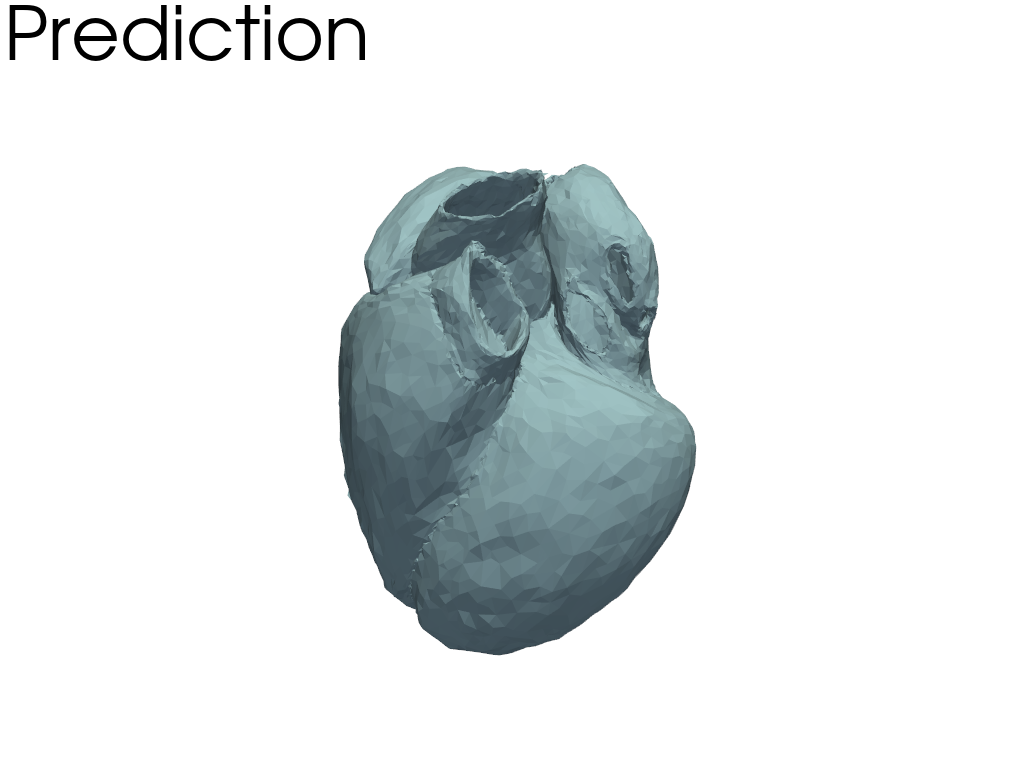
#> input picture ToPlot/subject_1040266_pred.png, 1024 x 768 px
$ jupyter execute --allow-errors Plots.ipynb   (shell and % lines are left out)
#> lines starting #> are read from the running program, lines starting #| are printed output that depends on the picture
[cell 1]
import numpy as np
from utils.SaxImage import SAXImage

#> (the rest of this cell did not finish here and is left out)

[cell 2]
import meshio
import numpy as np

#> (the rest of this cell did not finish here and is left out)

#> (a cell that did not finish here is left out)

[cell 4]
import numpy as np
import meshio
from utils.SaxImage import SAXImage

#> (the rest of this cell did not finish here and is left out)

[cell 5]
import matplotlib.pyplot as plt
import matplotlib.image as mpimg
import numpy as np
from matplotlib.gridspec import GridSpec

def crop_image(img):
    h, w = img.shape[:2]
    crop_h = int(h * 0.1)
    crop_w = int(w * 0.2)
    return img[crop_h:, crop_w:-crop_w]


def create_comparison_grid(subjects, n_rows=5):
    """Create a grid of mesh comparisons with tight column spacing."""
#> called with n_rows = 5
    fig = plt.figure(figsize=(9, n_rows * 3))
    gs = GridSpec(n_rows, 3, figure=fig,
                 wspace=0,  # very small space between columns
                 hspace=0.02)  # small space between rows

    for idx, subject in enumerate(subjects[:n_rows]):
        # Load and crop images
        pred_img = crop_image(mpimg.imread(f"ToPlot/subject_{subject}_pred.png"))
#> in crop_image, `h, w = img.shape[:2]`: h = 768; w = 1024
#> in crop_image, `crop_h = int(h * 0.1)`: crop_h = 76
#> in crop_image, `crop_w = int(w * 0.2)`: crop_w = 204
#> in crop_image, `return img[crop_h:, crop_w:-crop_w]`:
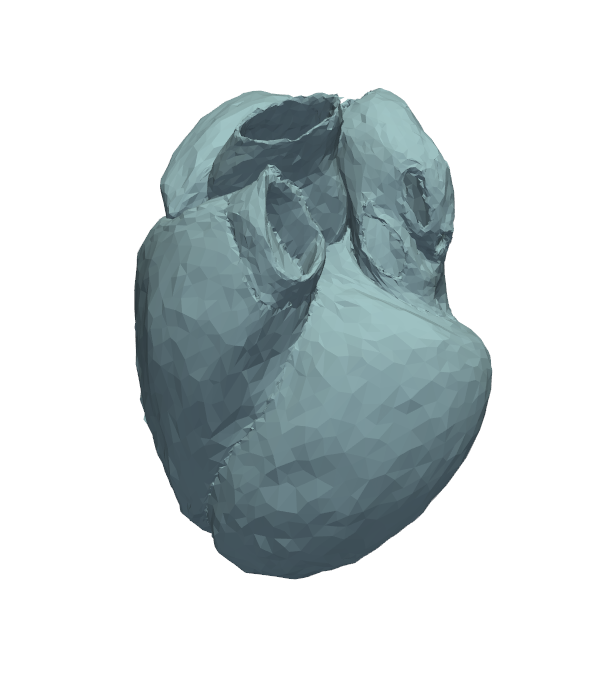
#> returned value: shape (692, 616, 3) float32; mean of channels 0, 1, 2 0.809, 0.839, 0.845; drawn as R, G, B
        gt_img = crop_image(mpimg.imread(f"ToPlot/subject_{subject}_gt.png"))
        comp_img = crop_image(mpimg.imread(f"ToPlot/subject_{subject}_comparison.png"))

        # Add to grid
        for col, (img, title) in enumerate([(pred_img, 'Prediction'),
                                          (gt_img, 'Ground Truth'),
                                          (comp_img, 'Error Map')]):
            ax = fig.add_subplot(gs[idx, col])
            ax.imshow(img)
            ax.axis('off')

            if idx == 0:
                ax.set_title(title, fontsize=12, pad=2)

            if col == 0:
                ax.text(-0.1, 0.5, f'#{subject}',
                       transform=ax.transAxes,
                       verticalalignment='center',
                       horizontalalignment='right',
                       fontsize=10)

    plt.subplots_adjust(left=0.01, right=0.99, top=0.99, bottom=0.01)
    return fig

# Select subjects
selected_subjects = ["1040266", "1382291", "2367690", "2378758"]
time = "time001"

# Create and save the comparison figure
#> (the rest of this cell did not finish here and is left out)

[cell 6]
import matplotlib.pyplot as plt
import matplotlib.image as mpimg
import numpy as np
from matplotlib.gridspec import GridSpec
import os
from utils.SaxImage import SAXImage
import SimpleITK as sitk
import cv2

# [47 lines left out: functions load_subject_data, get_roi_bounds, create_overlay, not called in this run]

def crop_image(img):
    h, w = img.shape[:2]
    crop_h = int(h * 0.1)
    crop_w = int(w * 0.2)
    return img[crop_h:, crop_w:-crop_w]

def create_visualization(subject_ids, timepoint="time001", labels=[50, 100, 150, 200, 250],
                        colors=[(0, 0, 255), (0, 255, 0), (255, 0, 0), (255, 255, 0), (255, 0, 255)]):
    """Create visualization with meshes on left and segmentations on right"""

    # Create figure with GridSpec
    n_subjects = len(subject_ids)
    fig = plt.figure(figsize=(20, 4 * n_subjects))

    # Create GridSpec with 6 columns: 3 for meshes, 3 for slices
    gs = GridSpec(n_subjects, 6, figure=fig, wspace=0.01)

    for idx, subject in enumerate(subject_ids):
        try:
            # Load and plot mesh comparisons first (left side)
            pred_img = crop_image(mpimg.imread(f"ToPlot/subject_{subject}_pred.png"))
            gt_img = crop_image(mpimg.imread(f"ToPlot/subject_{subject}_gt.png"))
            comp_img = crop_image(mpimg.imread(f"ToPlot/subject_{subject}_comparison.png"))

            for col, (img, title) in enumerate([(pred_img, 'Prediction'),
                                              (gt_img, 'Ground Truth'),
                                              (comp_img, 'Error Map')]):
                ax = fig.add_subplot(gs[idx, col])
                ax.imshow(img)
                ax.axis('off')
                if idx == 0:
                    ax.set_title(title, pad=10)
                """
                if col == 0:
                    if idx < 4:
                        label = f"Healthy"
                    else:
                        label = f"Myocardial Infarction"
                    ax.text(0.1, 0.5, label,
                           transform=ax.transAxes,
                           verticalalignment='center',
                           horizontalalignment='right',
                           rotation=90,
                           fontsize=16)
                """
            # Load MRI and segmentation data (right side)
            SaxImage_array, Segmentation_array, GroundTruth_array = load_subject_data(subject, timepoint)

            # Get middle slice
            slice_idx = SaxImage_array.shape[2] // 2

            # Get ROI bounds
            combined_mask = np.logical_or(Segmentation_array[:, :, slice_idx] > 0,
                                        GroundTruth_array[:, :, slice_idx] > 0)
            bounds = get_roi_bounds(combined_mask)
            if bounds is not None:
                y_min, y_max, x_min, x_max = bounds

                # Plot slice visualizations
                # Original
                ax = fig.add_subplot(gs[idx, 3])
                ax.imshow(SaxImage_array[y_min:y_max, x_min:x_max, slice_idx], cmap='gray')
                if idx == 0:
                    ax.set_title('Original', pad=10)
                ax.axis('off')

                # Prediction overlay
                ax = fig.add_subplot(gs[idx, 4])
                pred_overlay = create_overlay(SaxImage_array[y_min:y_max, x_min:x_max, slice_idx].copy(),
                                           Segmentation_array[y_min:y_max, x_min:x_max, slice_idx],
                                           colors, labels)
                ax.imshow(pred_overlay)
                if idx == 0:
                    ax.set_title('Prediction', pad=10)
                ax.axis('off')

                # Ground truth overlay
                ax = fig.add_subplot(gs[idx, 5])
                gt_overlay = create_overlay(SaxImage_array[y_min:y_max, x_min:x_max, slice_idx].copy(),
                                         GroundTruth_array[y_min:y_max, x_min:x_max, slice_idx],
                                         colors, labels)
                ax.imshow(gt_overlay)
                if idx == 0:
                    ax.set_title('Ground Truth', pad=10)
                ax.axis('off')

        except Exception as e:
            print(f"Error processing subject {subject}: {e}")
            continue

    return fig

# Example usage, first 4 are healthy
#selected_subjects = ["1003814", "1038548", "1045632", "1049294", "1040266", "1382291", "2367690", "2378758", "2684247", "2816051"]
selected_subjects = ["1003814", "1038548", "1045632", "1049294", "1040266", "1382291"]
#> selected_subjects = ['1003814', '1038548', '1045632', '1049294', '1040266', '1382291']
timepoint = "time001"

# Create and save the visualization
fig = create_visualization(selected_subjects, timepoint)
#> in create_visualization, `n_subjects = len(subject_ids)`: n_subjects = 6
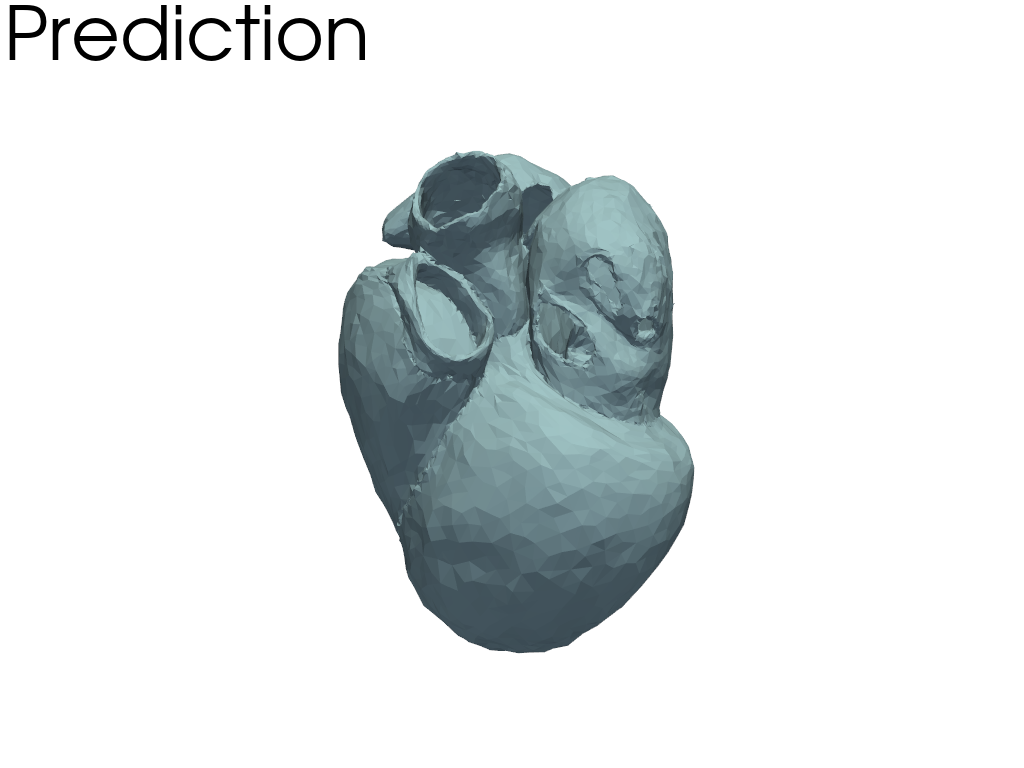
#> input picture ToPlot/subject_1003814_pred.png, 1024 x 768 px
#> in crop_image, `h, w = img.shape[:2]`: h = 768; w = 1024
#> in crop_image, `crop_h = int(h * 0.1)`: crop_h = 76
#> in crop_image, `crop_w = int(w * 0.2)`: crop_w = 204
#> in crop_image, `return img[crop_h:, crop_w:-crop_w]`:
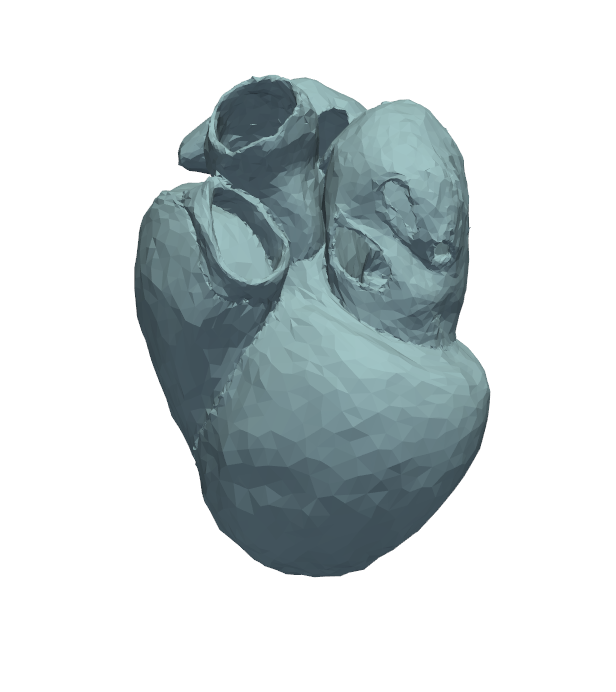
#> returned value: shape (692, 616, 3) float32; mean of channels 0, 1, 2 0.808, 0.837, 0.843; drawn as R, G, B
#| Error processing subject 1003814: [Errno 2] No such file or directory: 'ToPlot/subject_1003814_gt.png'
#> pass 2 of the loop in create_visualization, `for idx, subject in enumerate(subject_ids):`:
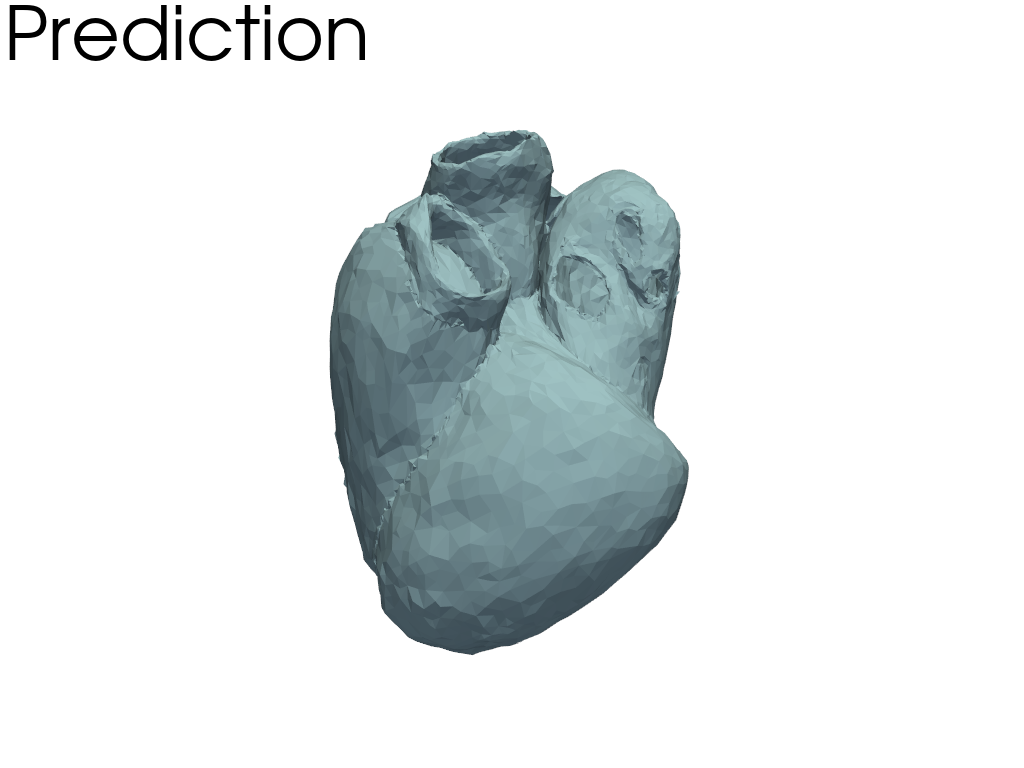
#> input picture ToPlot/subject_1038548_pred.png, 1024 x 768 px
#> in crop_image (call 2), `return img[crop_h:, crop_w:-crop_w]`:
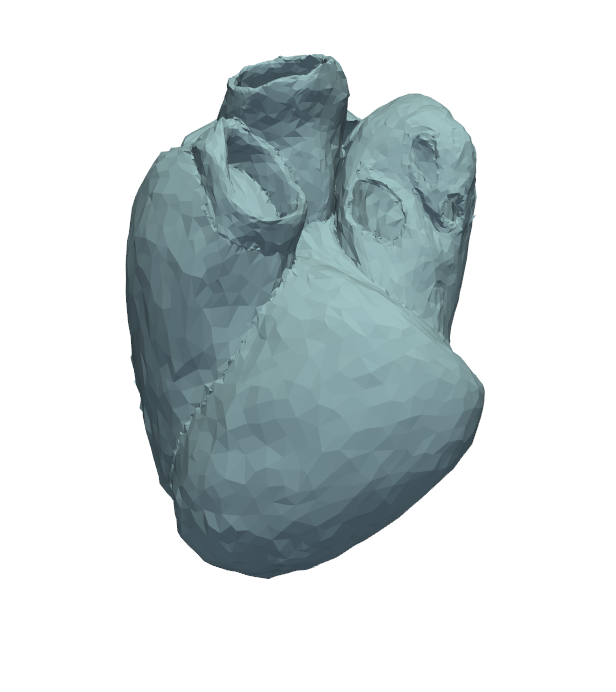
#> returned value: shape (692, 616, 3) float32; mean of channels 0, 1, 2 0.804, 0.838, 0.844; drawn as R, G, B
#| Error processing subject 1038548: [Errno 2] No such file or directory: 'ToPlot/subject_1038548_gt.png'
plt.savefig('combined_visualization.pdf', bbox_inches='tight', dpi=300, pad_inches=0.02)
plt.show()
